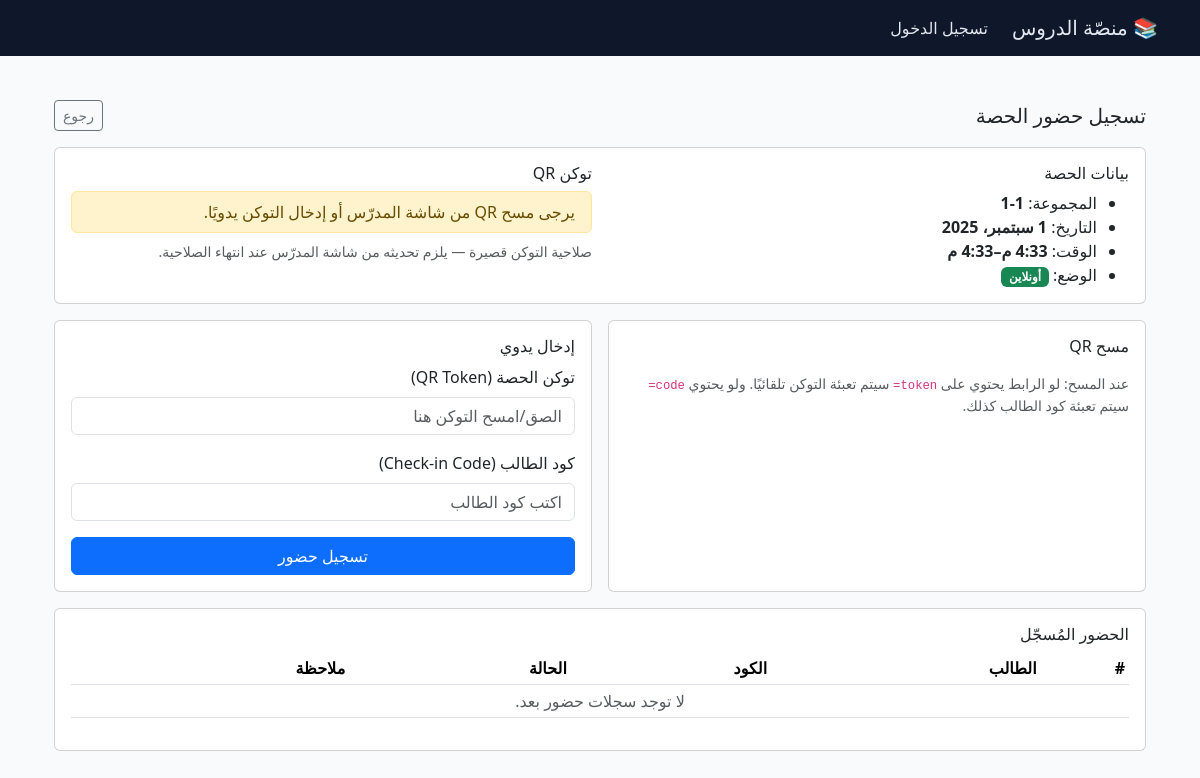
Page /attendance/scan/1/ on the earlier database version.
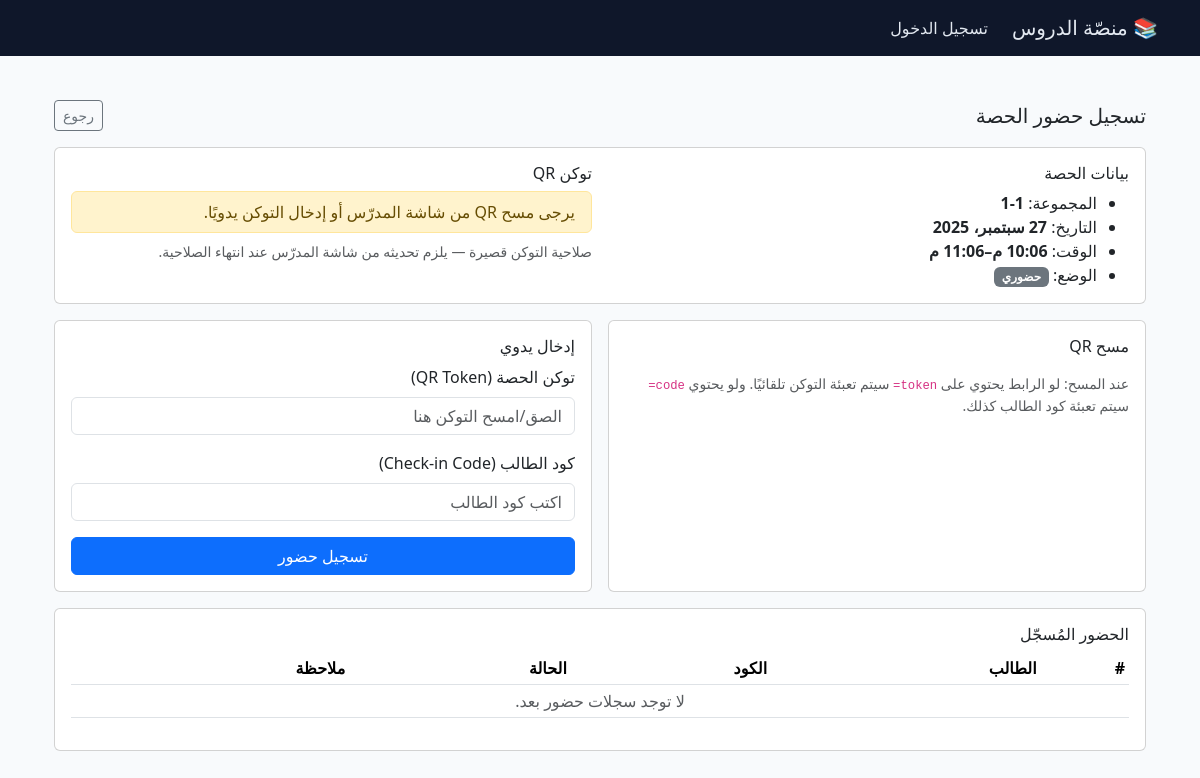
Same page on the later database version.
### core/models.py (models this page shows, shortened)
class ClassSession(models.Model):
    group = models.ForeignKey(
        Group,
        on_delete=models.CASCADE,
        related_name="sessions",
        verbose_name=_("المجموعة"),
    )
    teacher = models.ForeignKey(
        TeacherProfile, on_delete=models.PROTECT, verbose_name=_("المدرّس")
    )
    subject = models.ForeignKey(
        Subject,
        on_delete=models.SET_NULL,
        null=True,
        blank=True,
        verbose_name=_("المادة"),
    )
    date = models.DateField(_("التاريخ"))
    start_time = models.TimeField(_("وقت البداية"))
    end_time = models.TimeField(_("وقت النهاية"))
    topic = models.CharField(_("الموضوع"), max_length=200, blank=True)
    is_online = models.BooleanField(_("أونلاين؟"), default=True)
    meeting_link = models.URLField(_("رابط الحصة"), blank=True)
    notes = models.TextField(_("ملاحظات"), blank=True)
    qr_token = models.CharField(_("توكن QR"), max_length=64, blank=True)
    qr_token_expires_at = models.DateTimeField(
        _("انتهاء التوكن"), null=True, blank=True
    )
    class Meta:
        verbose_name = _("حصة")
        verbose_name_plural = _("حصص")
        unique_together = ("group", "date", "start_time")
    def qr_token_valid(self, token: str) -> bool:
        return (
            token
            and self.qr_token
            and token == self.qr_token
            and self.qr_token_expires_at
            and timezone.now() <= self.qr_token_expires_at
        )

class Group(models.Model):
    class Grade(models.TextChoices):
        G1 = "G1", _("الصف 1 الابتدائي")
        G2 = "G2", _("الصف 2 الابتدائي")
        G3 = "G3", _("الصف 3 الابتدائي  ")
        G4 = "G4", _("الصف 4 الابتدائي")
        G5 = "G5", _("الصف 5 الابتدائي")
        G6 = "G6",_("الصف 1 الاعدادي")
        G7 = "G7", _("الصف 2 الاعدادي")
        G8 = "G8", _("الصف 3 الاعدادي")
        G9 = "G9", _("الصف 1 الثانوي")
        G10 = "G10",_("الصف 2 الثانوي")
        G11 = "G11", _("الصف 3 الثانوي")
        OTHER = "OTHER", _("أخرى")
    academic_year = models.ForeignKey(
        AcademicYear,
        on_delete=models.CASCADE,
        related_name="groups",
        verbose_name=_("السنة الدراسية"),
    )
    name = models.CharField(_("اسم المجموعة"), max_length=100)
    grade = models.CharField(_("الصف الدراسي"), max_length=10, choices=Grade.choices)
    capacity = models.PositiveIntegerField(_("السعة"), default=30)
    teacher = models.ForeignKey(
        TeacherProfile,
        on_delete=models.PROTECT,
        related_name="teachergroups",
        verbose_name=_("المدرّس"),
    )
    subject = models.ForeignKey(
        Subject,
        on_delete=models.PROTECT,
        null=False,
        blank=False,
        related_name="groupssubject",
        verbose_name=_("المادة (افتراضي)"),
    )
    note = models.TextField(_("ملاحظات"), blank=True)
    class Meta:
        verbose_name = _("مجموعة")
        verbose_name_plural = _("مجموعات")
        unique_together = ("academic_year", "name")

### core/views.py (the view, shortened to what this page needs)
def attendance_scan(request, session_id: int):
    s = get_object_or_404(ClassSession.objects.select_related("group"), id=session_id)
    token = request.GET.get("token") or request.POST.get("token") or ""
    if not s.qr_token_valid(token):
        if request.method == "POST":
            return HttpResponseBadRequest(
                "رمز غير صالح أو منتهي. اطلب من المعلم تحديث QR."
            )
        expired = True
    else:
        expired = False
    return render(
        request,
        "core/attendance_scan.html",
        {
            "session": s,
            "token": token,
            "expired": expired,
        },
    )

### core/context_processors.py (called while the page is built)
def user_roles(request):
    u = getattr(request, "user", None)
    return {
        "is_auth": bool(u and u.is_authenticated),
        "is_teacher": bool(u and u.is_authenticated and hasattr(u, "teacherprofile")),
        "is_parent": bool(u and u.is_authenticated and hasattr(u, "parent_profile")),
        "is_student": bool(u and u.is_authenticated and hasattr(u, "student_profile")),
    }

### core/templates/core/attendance_scan.html (shortened to what this page needs)
{% extends "base.html" %}
{% load static %}
{% block content %}
<div class="container py-4">
  <div class="d-flex justify-content-between align-items-center mb-3">
    <h1 class="h5 m-0">تسجيل حضور الحصة</h1>
    <a class="btn btn-outline-secondary btn-sm" href="{% url 'core:dashboard' %}">رجوع</a>
  </div>
  <div class="card p-3 mb-3">
    <div class="row g-3">
      <div class="col-lg-6">
        <h2 class="h6">بيانات الحصة</h2>
        <ul class="m-0">
          <li>المجموعة: <strong>{{ session.group.name }}</strong></li>
          <li>التاريخ: <strong>{{ session.date }}</strong></li>
          <li>الوقت: <strong>{{ session.start_time }}–{{ session.end_time }}</strong></li>
          <li>الوضع: {% if session.is_online %}<span class="badge bg-success">أونلاين</span>{% else %}<span class="badge bg-secondary">حضوري</span>{% endif %}</li>
        </ul>
      </div>
      <div class="col-lg-6">
        <h2 class="h6">توكن QR</h2>
        {% if token %}
          <div class="alert alert-success py-2 mb-2">تم إستلام التوكن بنجاح.</div>
        {% else %}
          <div class="alert alert-warning py-2 mb-2">يرجى مسح QR من شاشة المدرّس أو إدخال التوكن يدويًا.</div>
        {% endif %}
        <div class="mb-2 small text-muted">صلاحية التوكن قصيرة — يلزم تحديثه من شاشة المدرّس عند انتهاء الصلاحية.</div>
      </div>
    </div>
  </div>
  <div class="row g-3">
    <div class="col-lg-6">
      <div class="card p-3 h-100">
        <h2 class="h6 mb-2">مسح QR</h2>
        <div class="small text-muted mt-2">عند المسح: لو الرابط يحتوي على <code>token=</code> سيتم تعبئة التوكن تلقائيًا. ولو يحتوي <code>code=</code> سيتم تعبئة كود الطالب كذلك.</div>
      </div>
    </div>
    <div class="col-lg-6">
      <div class="card p-3 h-100">
        <h2 class="h6 mb-2">إدخال يدوي</h2>
        <form method="post" class="d-grid gap-2">{% csrf_token %}
          <div class="mb-2">
            <label class="form-label">توكن الحصة (QR Token)</label>
            <input class="form-control" type="text" name="token" id="token-input" value="{{ token|default:'' }}" placeholder="الصق/امسح التوكن هنا">
          </div>
          <div class="mb-2">
            <label class="form-label">كود الطالب (Check-in Code)</label>
            <input class="form-control" type="text" name="code" id="code-input" placeholder="اكتب كود الطالب">
          </div>
          <button class="btn btn-primary">تسجيل حضور</button>
        </form>
      </div>
    </div>
  </div>
  <div class="card p-3 mt-3">
    <h2 class="h6 mb-2">الحضور المُسجّل</h2>
    <div class="table-responsive">
      <table class="table table-sm align-middle">
        <thead><tr><th>#</th><th>الطالب</th><th>الكود</th><th>الحالة</th><th>ملاحظة</th></tr></thead>
        <tbody>
          {% for att in attendance_list %}
            <tr>
              <td>{{ forloop.counter }}</td>
              <td>{{ att.student.first_name }} {{ att.student.last_name }}</td>
              <td>{{ att.student.checkin_code|default:"—" }}</td>
              <td>
                {% if att.status == "PRESENT" %}<span class="badge bg-success">حاضر</span>
                {% elif att.status == "LATE" %}<span class="badge bg-warning text-dark">متأخّر</span>
                {% elif att.status == "EXCUSED" %}<span class="badge bg-info text-dark">معذور</span>
                {% else %}<span class="badge bg-secondary">غائب</span>{% endif %}
              </td>
              <td>{{ att.note|default:"—" }}</td>
            </tr>
          {% empty %}
            <tr><td colspan="5" class="text-center text-muted">لا توجد سجلات حضور بعد.</td></tr>
          {% endfor %}
        </tbody>
      </table>
    </div>
  </div>
</div>
{% endblock %}

Differences in the rows shown:
changed ClassSession: date "1 سبتمبر، 2025" → "27 سبتمبر، 2025"; start_time "4:33 م" → "10:06 م"; end_time "4:33 م" → "11:06 م"; is_online True → False (drawn)
Other differences:
text no longer shown: "أونلاين"
text now shown: "حضوري"
